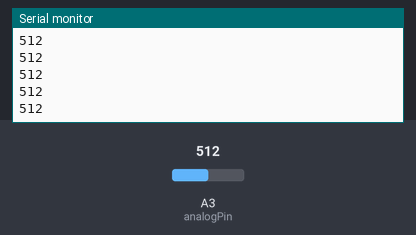
The sketch below on a simulated Arduino Uno, built with avr-gcc and run on an emulated ATmega328P. Shown: the last lines printed to the serial monitor. Inputs (shaded band) come from the test bench; at power-on: A3 (analogPin) = 512.

Above: at 1.2 s.
1.3 s: A3 (analogPin) set to 716
At 2.2 s:
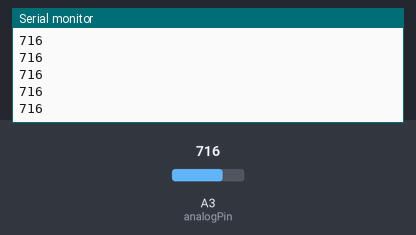
2.8 s: A3 (analogPin) set to 900
At 3.6 s:
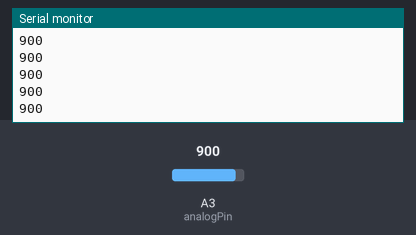
Timing chart, 0 to 5.8 s (numbered marks = the images above; inputs shaded):
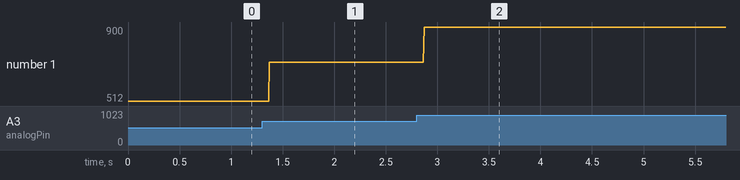

Measured:
- after the input at 1.3 s, the serial monitor: prints a new line after 0.07 s (image 1)
- after the input at 2.8 s, the serial monitor: prints a new line after 0.07 s (image 2)
- plotted number 1: 512 → 716 after the input at 1.3 s, 716 → 900 after the input at 2.8 s

The sketch:

sketch_aref.ino
```cpp
int analogPin = 3; // 传感器连接的引脚
int val = 0; // 变量来存储读取值

void setup() {
   Serial.begin(9600); // 设置序列号
   analogReference(EXTERNAL); // 施加在AREF引脚上的电压（仅0至5V）
      // 用作参考
}

void loop() {
   val = analogRead(analogPin); // 读取输入引脚
   Serial.println(val); // 调试值
}
```
